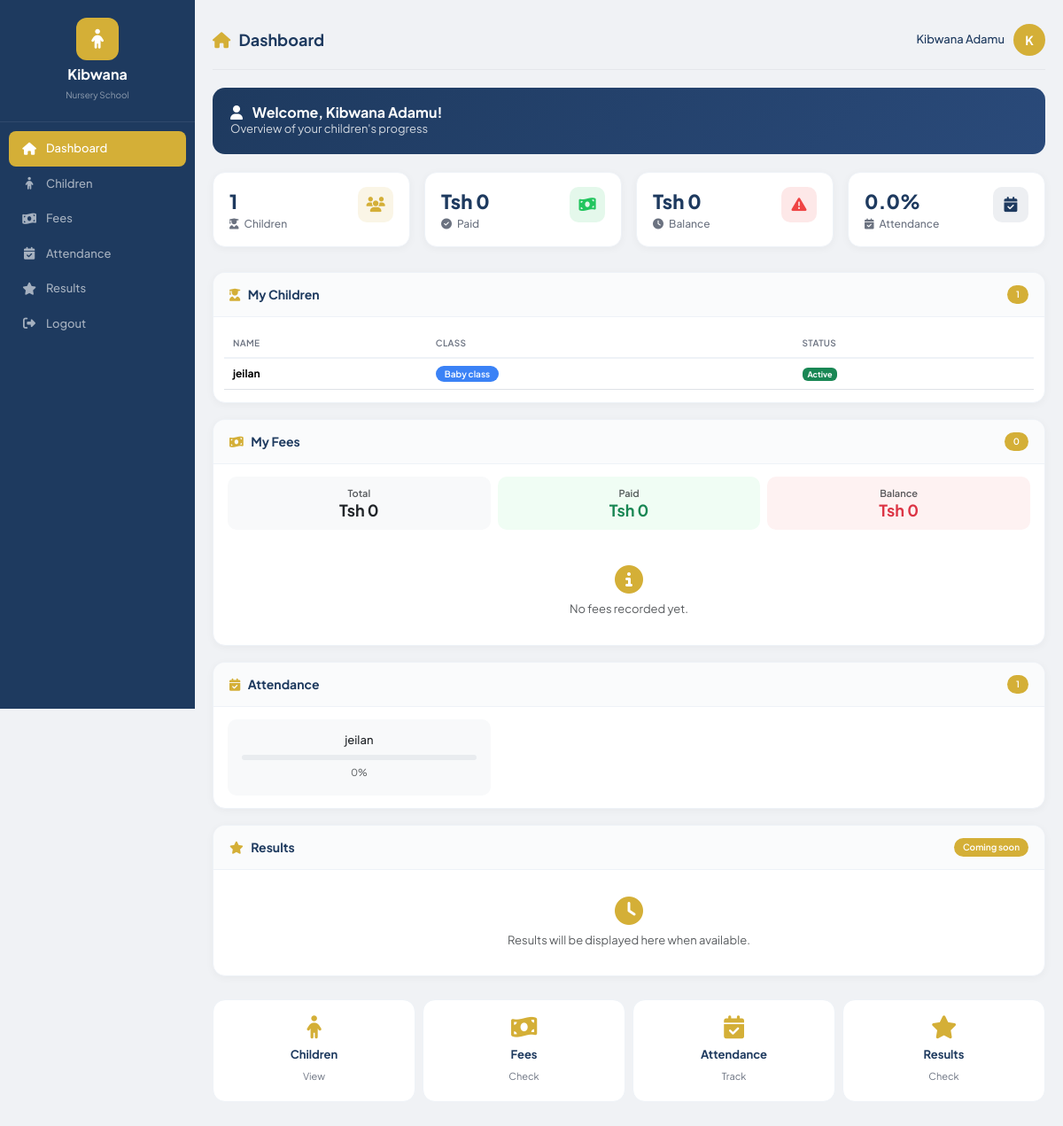
The page /parent_dashboard.php (signed in) on the database its author committed.
### tables this page shows
CREATE TABLE `children` (
  `id` int(11) NOT NULL,
  `parent_id` int(11) NOT NULL,
  `name` varchar(100) NOT NULL,
  `dob` date NOT NULL,
  `gender` enum('male','female') NOT NULL,
  `admission_date` date NOT NULL,
  `class_id` int(11) DEFAULT NULL,
  `status` enum('active','inactive','transferred','graduated') DEFAULT NULL,
  `created_at` timestamp NULL DEFAULT NULL,
  `updated_at` timestamp NULL DEFAULT NULL
);

CREATE TABLE `classes` (
  `id` int(11) NOT NULL,
  `name` varchar(50) NOT NULL,
  `description` text DEFAULT NULL,
  `capacity` int(11) DEFAULT NULL,
  `academic_year` varchar(10) NOT NULL,
  `status` enum('active','inactive') DEFAULT NULL,
  `created_at` timestamp NULL DEFAULT NULL,
  `updated_at` timestamp NULL DEFAULT NULL
);

### Database.php (called while the page is built, shortened)
<?php
class Database {
    private static $instance = null;
    private $conn;
    private $host = 'localhost';
    private $dbname = 'nursery_db';
    private $username = 'root';
    private $password = '';
    private function __construct() {
        try {
            $this->conn = new PDO(
                "mysql:host={$this->host};dbname={$this->dbname};charset=utf8mb4",
                $this->username,
                $this->password,
                [
                    PDO::ATTR_ERRMODE => PDO::ERRMODE_EXCEPTION,
                    PDO::ATTR_DEFAULT_FETCH_MODE => PDO::FETCH_ASSOC,
                    PDO::ATTR_EMULATE_PREPARES => false
                ]
            );
        } catch(PDOException $e) {
            die("Database Connection Error: " . $e->getMessage());
        }
    }
    public static function getInstance() {
        if (self::$instance === null) {
            self::$instance = new self();
        }
        return self::$instance;
    }
    public function getConnection() {
        return $this->conn;
    }
}
?>

### User.php (called while the page is built, shortened)
<?php
include_once 'Database.php';
class User extends BaseModel implements CRUDInterface {
    public function getCurrentUser() {
        return $_SESSION['user'] ?? null;
    }
}
?>

### parent_dashboard.php (the view, shortened to what this page needs)
<?php
include_once 'Database.php';
include_once 'User.php';
$db = Database::getInstance()->getConnection();
$user = new User();
$currentUser = $user->getCurrentUser();
$stmt = $db->prepare("SELECT id FROM parents WHERE user_id = ?");
$stmt->execute([$currentUser['id']]);
$parent = $stmt->fetch();
$children = [];
$feeDetails = [];
$totalFees = 0;
$totalPaidFees = 0;
$totalBalanceFees = 0;
$attendanceSummary = ['rate' => 0];
if ($parent) {
    $stmt = $db->prepare("
        SELECT c.*, cl.name as class_name
        FROM children c
        LEFT JOIN classes cl ON c.class_id = cl.id
        WHERE c.parent_id = ? AND c.status = 'active'
        ORDER BY c.name
    ");
    $stmt->execute([$parent['id']]);
    $children = $stmt->fetchAll();
    $childIds = array_column($children, 'id');
    if (count($childIds) > 0) {
        $placeholders = implode(',', array_fill(0, count($childIds), '?'));
        $stmt = $db->prepare("
            SELECT f.*, c.name as student_name
            FROM fees f
            JOIN children c ON f.child_id = c.id
            WHERE f.child_id IN ($placeholders) AND c.status = 'active'
            ORDER BY f.created_at DESC
        ");
        $stmt->execute($childIds);
        $feeDetails = $stmt->fetchAll();
    }
}
?>
<!DOCTYPE html>
<html lang="en">
<head>
    <link href="https://cdn.jsdelivr.net/npm/bootstrap@5.3.2/dist/css/bootstrap.min.css" rel="stylesheet">
    <link rel="stylesheet" href="https://cdnjs.cloudflare.com/ajax/libs/font-awesome/6.5.0/css/all.min.css">
</head>
<body>
<div class="sidebar" id="sidebar">
    <div class="sidebar-brand">
        <div class="logo-icon"><i class="fas fa-child"></i></div>
        <h4>Kibwana</h4>
        <small>Nursery School</small>
    </div>
    <ul class="sidebar-menu">
        <li><a href="parent_dashboard.php" class="active"><i class="fas fa-home"></i><span>Dashboard</span></a></li>
        <li><a href="#childrenSection" onclick="scrollToSection('childrenSection')"><i class="fas fa-child"></i><span>Children</span></a></li>
        <li><a href="#feesSection" onclick="scrollToSection('feesSection')"><i class="fas fa-money-bill-wave"></i><span>Fees</span></a></li>
        <li><a href="#attendanceSection" onclick="scrollToSection('attendanceSection')"><i class="fas fa-calendar-check"></i><span>Attendance</span></a></li>
        <li><a href="#resultsSection" onclick="scrollToSection('resultsSection')"><i class="fas fa-star"></i><span>Results</span></a></li>
        <li><a href="logout.php"><i class="fas fa-sign-out-alt"></i><span>Logout</span></a></li>
    </ul>
</div>
<div class="main-content">
    <div class="top-bar">
        <h3><i class="fas fa-home"></i> Dashboard</h3>
        <div class="user-info">
            <span style="font-weight: 500; color: var(--dark-blue); font-size: 13px;">
                <?php echo htmlspecialchars($currentUser['fullname']); ?>
            </span>
            <div class="user-avatar">
                <?php echo strtoupper(substr($currentUser['fullname'], 0, 1)); ?>
            </div>
        </div>
    </div>
    <div class="welcome-banner">
        <div>
            <h5><i class="fas fa-user me-2"></i> Welcome, <?php echo htmlspecialchars($currentUser['fullname']); ?>!</h5>
            <p>Overview of your children's progress</p>
        </div>
    </div>
    <div class="row g-2 g-md-3 mb-3">
        <div class="col-6 col-md-3">
            <div class="stat-card">
                <div class="d-flex justify-content-between align-items-start">
                    <div>
                        <div class="stat-number"><?php echo count($children); ?></div>
                        <div class="stat-label"><i class="fas fa-user-graduate me-1"></i> Children</div>
                    </div>
                    <div class="stat-icon gold"><i class="fas fa-users"></i></div>
                </div>
            </div>
        </div>
        <div class="col-6 col-md-3">
            <div class="stat-card">
                <div class="d-flex justify-content-between align-items-start">
                    <div>
                        <div class="stat-number">Tsh <?php echo number_format($totalPaidFees, 0); ?></div>
                        <div class="stat-label"><i class="fas fa-check-circle me-1"></i> Paid</div>
                    </div>
                    <div class="stat-icon green"><i class="fas fa-money-bill-wave"></i></div>
                </div>
            </div>
        </div>
        <div class="col-6 col-md-3">
            <div class="stat-card">
                <div class="d-flex justify-content-between align-items-start">
                    <div>
                        <div class="stat-number">Tsh <?php echo number_format($totalBalanceFees, 0); ?></div>
                        <div class="stat-label"><i class="fas fa-clock me-1"></i> Balance</div>
                    </div>
                    <div class="stat-icon red"><i class="fas fa-exclamation-triangle"></i></div>
                </div>
            </div>
        </div>
        <div class="col-6 col-md-3">
            <div class="stat-card">
                <div class="d-flex justify-content-between align-items-start">
                    <div>
                        <div class="stat-number"><?php echo number_format($attendanceSummary['rate'] ?? 0, 1); ?>%</div>
                        <div class="stat-label"><i class="fas fa-calendar-check me-1"></i> Attendance</div>
                    </div>
                    <div class="stat-icon blue"><i class="fas fa-calendar-check"></i></div>
                </div>
            </div>
        </div>
    </div>
    <div id="childrenSection" class="section-card">
        <div class="card-header">
            <h5><i class="fas fa-user-graduate"></i> My Children</h5>
            <span class="badge-gold"><?php echo count($children); ?></span>
        </div>
        <div class="card-body">
            <?php if (count($children) > 0): ?>
                <div class="table-responsive">
                    <table class="table table-hover">
                        <thead>
                            <tr>
                                <th>Name</th>
                                <th>Class</th>
                                <th>Status</th>
                            </tr>
                        </thead>
                        <tbody>
                            <?php foreach ($children as $child): ?>
                                <tr>
                                    <td><strong><?php echo htmlspecialchars($child['name']); ?></strong></td>
                                    <td><span class="badge-info-custom"><?php echo htmlspecialchars($child['class_name'] ?? 'N/A'); ?></span></td>
                                    <td>
                                        <span class="badge bg-<?php echo $child['status'] === 'active' ? 'success' : 'secondary'; ?>">
                                            <?php echo ucfirst($child['status']); ?>
                                        </span>
                                    </td>
                                </tr>
                            <?php endforeach; ?>
                        </tbody>
                    </table>
                </div>
            <?php endif; ?>
        </div>
    </div>
    <div id="feesSection" class="section-card">
        <div class="card-header">
            <h5><i class="fas fa-money-bill-wave"></i> My Fees</h5>
            <span class="badge-gold"><?php echo count($feeDetails); ?></span>
        </div>
        <div class="card-body">
            <div class="row g-2 mb-3">
                <div class="col-4">
                    <div class="fee-summary-item" style="background: #f8f9fa;">
                        <h6 class="text-muted">Total</h6>
                        <h4 class="text-dark">Tsh <?php echo number_format($totalFees, 0); ?></h4>
                    </div>
                </div>
                <div class="col-4">
                    <div class="fee-summary-item" style="background: #f0fdf4;">
                        <h6 class="text-muted">Paid</h6>
                        <h4 class="text-success">Tsh <?php echo number_format($totalPaidFees, 0); ?></h4>
                    </div>
                </div>
                <div class="col-4">
                    <div class="fee-summary-item" style="background: #fef2f2;">
                        <h6 class="text-muted">Balance</h6>
                        <h4 class="text-danger">Tsh <?php echo number_format($totalBalanceFees, 0); ?></h4>
                    </div>
                </div>
            </div>
            <?php if (count($feeDetails) > 0): ?>
                <div class="table-responsive">
                    <table class="table table-hover">
                        <thead>
                            <tr>
                                <th>Child</th>
                                <th>Amount</th>
                                <th>Paid</th>
                                <th>Status</th>
                            </tr>
                        </thead>
                        <tbody>
                            <?php foreach ($feeDetails as $feeRow):
                                $balance = $feeRow['amount'] - $feeRow['amount_paid'];
                                if ($feeRow['status'] === 'paid') {
                                    $statusClass = 'badge bg-success';
                                    $statusText = 'Paid';
                                } elseif ($feeRow['status'] === 'partial') {
                                    $statusClass = 'badge bg-info';
                                    $statusText = 'Partial';
                                } elseif (strtotime($feeRow['due_date']) < time() && $feeRow['status'] !== 'paid') {
                                    $statusClass = 'badge bg-danger';
                                    $statusText = 'Overdue';
                                } else {
                                    $statusClass = 'badge bg-warning';
                                    $statusText = 'Pending';
                                }
                            ?>
                                <tr>
                                    <td><strong><?php echo htmlspecialchars($feeRow['student_name']); ?></strong></td>
                                    <td>Tsh <?php echo number_format($feeRow['amount'], 0); ?></td>
                                    <td>Tsh <?php echo number_format($feeRow['amount_paid'], 0); ?></td>
                                    <td><span class="<?php echo $statusClass; ?>"><?php echo $statusText; ?></span></td>
                                </tr>
                            <?php endforeach; ?>
                        </tbody>
                    </table>
                </div>
            <?php else: ?>
                <div class="text-center text-muted py-3">
                    <i class="fas fa-info-circle fa-2x mb-2 d-block" style="color: var(--gold);"></i>
                    <p class="mb-0" style="font-size: 13px;">No fees recorded yet.</p>
                </div>
            <?php endif; ?>
        </div>
    </div>
    <div id="attendanceSection" class="section-card">
        <div class="card-header">
            <h5><i class="fas fa-calendar-check"></i> Attendance</h5>
            <span class="badge-gold"><?php echo count($children); ?></span>
        </div>
        <div class="card-body">
            <?php if (count($children) > 0): ?>
                <div class="row g-2">
                    <?php foreach ($children as $child): ?>
                        <div class="col-6 col-md-4">
                            <div class="p-3" style="background: #f8f9fa; border-radius: 10px; text-align: center;">
                                <h6 style="font-size: 13px;"><?php echo htmlspecialchars($child['name']); ?></h6>
                                <div class="progress" style="height: 6px;">
                                </div>
                                <small class="text-muted" style="font-size: 11px;"><?php echo number_format($attendanceSummary['rate'] ?? 0, 0); ?>%</small>
                            </div>
                        </div>
                    <?php endforeach; ?>
                </div>
            <?php endif; ?>
        </div>
    </div>
    <div id="resultsSection" class="section-card">
        <div class="card-header">
            <h5><i class="fas fa-star"></i> Results</h5>
            <span class="badge-gold">Coming soon</span>
        </div>
        <div class="card-body">
            <div class="text-center text-muted py-3">
                <i class="fas fa-clock fa-2x mb-2 d-block" style="color: var(--gold);"></i>
                <p class="mb-0" style="font-size: 13px;">Results will be displayed here when available.</p>
            </div>
        </div>
    </div>
    <div class="row g-2 mt-2">
        <div class="col-6 col-md-3">
            <div class="quick-card" onclick="location.href='#childrenSection'">
                <i class="fas fa-child"></i>
                <h6>Children</h6>
                <small>View</small>
            </div>
        </div>
        <div class="col-6 col-md-3">
            <div class="quick-card" onclick="location.href='#feesSection'">
                <i class="fas fa-money-bill-wave"></i>
                <h6>Fees</h6>
                <small>Check</small>
            </div>
        </div>
        <div class="col-6 col-md-3">
            <div class="quick-card" onclick="location.href='#attendanceSection'">
                <i class="fas fa-calendar-check"></i>
                <h6>Attendance</h6>
                <small>Track</small>
            </div>
        </div>
        <div class="col-6 col-md-3">
            <div class="quick-card" onclick="location.href='#resultsSection'">
                <i class="fas fa-star"></i>
                <h6>Results</h6>
                <small>Check</small>
            </div>
        </div>
    </div>
</div>
</body>
</html>

### rows shown on the page
children: name "jeilan", class.name "Baby class", status "Active"

### other values the page prints
$currentUser['fullname'] "Kibwana Adamu"
substr($currentUser['fullname'], 0, 1) "K"
count($children) "1"
$totalPaidFees "0"
$totalBalanceFees "0"
$attendanceSummary['rate'] "0.0"
count($feeDetails) "0"
$totalFees "0"
